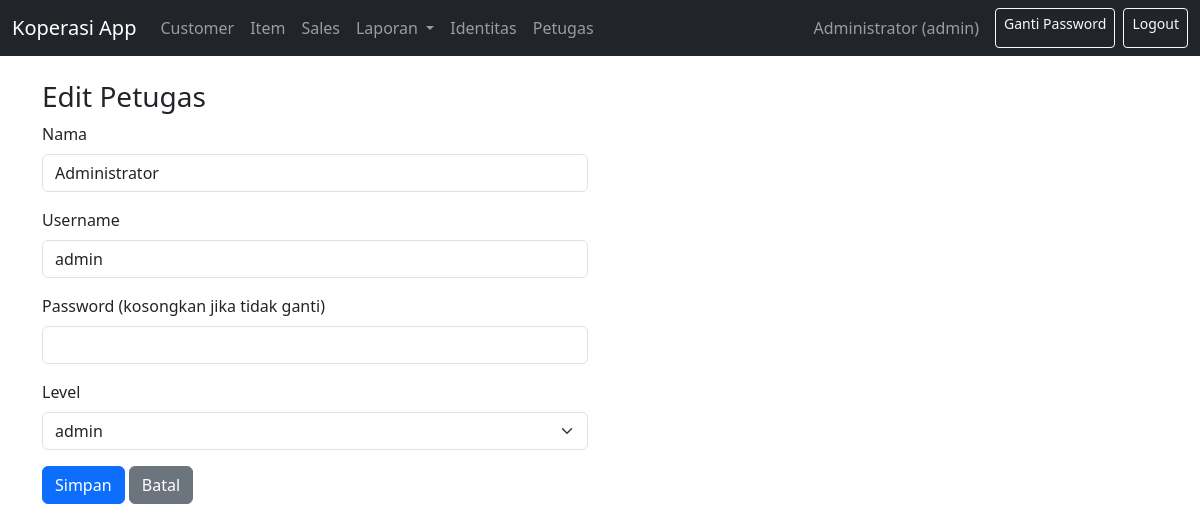
Page /index.php?r=users/edit&id=1 (signed in) on the committed database.
### tables this page shows
CREATE TABLE users (
  id_user INT AUTO_INCREMENT PRIMARY KEY,
  nama_user VARCHAR(100) NOT NULL,
  username VARCHAR(60) NOT NULL UNIQUE,
  password_hash VARCHAR(255) NOT NULL,
  id_level INT NOT NULL,
  created_at TIMESTAMP DEFAULT CURRENT_TIMESTAMP,
  CONSTRAINT fk_users_level FOREIGN KEY (id_level) REFERENCES levels(id_level)
    ON UPDATE CASCADE ON DELETE RESTRICT
);

CREATE TABLE levels (
  id_level INT AUTO_INCREMENT PRIMARY KEY,
  level_name VARCHAR(50) NOT NULL UNIQUE
);

### app/controllers/BaseController.php (called while the page is built, shortened)
<?php
class BaseController
{
    public function __construct(PDO $pdo)
    {
        $this->pdo = $pdo;
    }
    protected function view(string $view, array $data = []): void
    {
        include __DIR__ . '/../views/partials/layout.php';
    }
}

### app/controllers/UsersController.php (called while the page is built, shortened)
<?php
require_once __DIR__.'/BaseController.php';
require_once __DIR__.'/../models/UserAdmin.php';
class UsersController extends BaseController {
  public function edit() {
    $id = (int)($_GET['id'] ?? 0);
    $mdl = new UserAdmin($this->pdo);
    $levels = $mdl->levels();
    $user = $mdl->find($id);
    $this->view(__DIR__.'/../views/users/edit.php', compact('levels','user'));
  }
}

### public/index.php (called while the page is built, shortened)
<?php
require_once __DIR__ . '/../config/db.php';
$route = $_GET['r'] ?? 'auth/login';
list($controller, $action) = array_pad(explode('/', $route), 2, null);
function dispatch($pdo, $controller, $action) {
  $obj = new $className($pdo);
  $obj->$action();
}
dispatch($pdo, $controller, $action);

### app/models/BaseModel.php (called while the page is built, shortened)
<?php
class BaseModel {
  public function __construct(PDO $pdo) { $this->pdo = $pdo; }
}

### app/models/UserAdmin.php (called while the page is built, shortened)
<?php
require_once __DIR__.'/BaseModel.php';
class UserAdmin extends BaseModel {
  public function find($id) {
    $stmt = $this->pdo->prepare("SELECT * FROM users WHERE id_user=?");
    $stmt->execute([$id]);
    return $stmt->fetch();
  }
  public function levels() {
    return $this->pdo->query("SELECT * FROM levels ORDER BY id_level")->fetchAll();
  }
}

### app/views/users/edit.php (the view)
<h3>Edit Petugas</h3>
<form method="post">
  <div class="row">
    <div class="col-md-6">
      <div class="mb-3"><label class="form-label">Nama</label><input class="form-control" name="nama_user" value="<?php echo htmlspecialchars($user['nama_user']??''); ?>" required></div>
      <div class="mb-3"><label class="form-label">Username</label><input class="form-control" name="username" value="<?php echo htmlspecialchars($user['username']??''); ?>" required></div>
      <div class="mb-3"><label class="form-label">Password (kosongkan jika tidak ganti)</label><input type="password" class="form-control" name="password"></div>
      <div class="mb-3">
        <label class="form-label">Level</label>
        <select class="form-select" name="id_level" required>
          <?php foreach($levels as $l): ?>
            <option value="<?php echo $l['id_level']; ?>" <?php echo ($user['id_level']??0)==$l['id_level']?'selected':''; ?>>
              <?php echo htmlspecialchars($l['level_name']); ?>
            </option>
          <?php endforeach; ?>
        </select>
      </div>
      <button class="btn btn-primary">Simpan</button>
      <a class="btn btn-secondary" href="index.php?r=users/index">Batal</a>
    </div>
  </div>
</form>

### rows in the picture
users: nama_user "Administrator", username "admin", id_level "admin"

### other values in the picture
$userName "Administrator"
$lv "admin"
